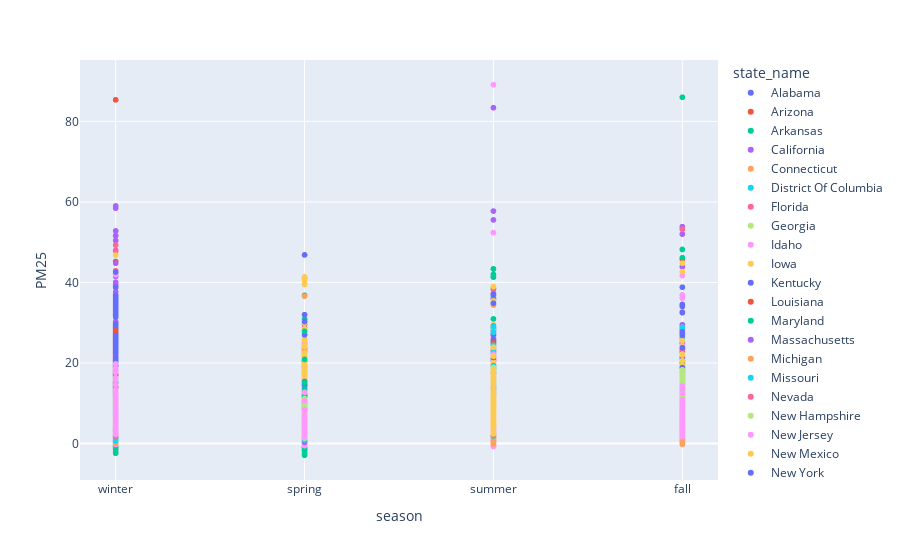

The code cell stored with this chart in its notebook:
### Markdown cell above
Observations:
- California appears to have the highest number of fires
- Again, data very granular

### Code cell
# Consolidate dates into seasons for a less granular analysis as well
pm25_state_seasons = px.scatter(df, x='season', y='PM25', color='state_name')
pm25_state_seasons.show()

### Figure 1 — Plotly figure (JSON) as saved in the notebook; plotly's stock layout.template omitted (floating-point values rounded to 4 significant figures; data arrays with more than 128 entries replaced by an {"elided": "..."} marker saying what was removed)
{"data": [{"hovertemplate": "state_name=Alabama<br>season=%{x}<br>PM25=%{y}<extra></extra>", "legendgroup": "Alabama", "marker": {"color": "#636efa", "symbol": "circle"}, "mode": "markers", "name": "Alabama", "showlegend": true, "type": "scattergl", "x": {"elided": "319 str values"}, "xaxis": "x", "y": {"elided": "319 float values"}, "yaxis": "y"}, {"hovertemplate": "state_name=Arizona<br>season=%{x}<br>PM25=%{y}<extra></extra>", "legendgroup": "Arizona", "marker": {"color": "#EF553B", "symbol": "circle"}, "mode": "markers", "name": "Arizona", "showlegend": true, "type": "scattergl", "x": {"elided": "707 str values"}, "xaxis": "x", "y": {"elided": "707 float values"}, "yaxis": "y"}, {"hovertemplate": "state_name=Arkansas<br>season=%{x}<br>PM25=%{y}<extra></extra>", "legendgroup": "Arkansas", "marker": {"color": "#00cc96", "symbol": "circle"}, "mode": "markers", "name": "Arkansas", "showlegend": true, "type": "scattergl", "x": {"elided": "206 str values"}, "xaxis": "x", "y": {"elided": "206 float values"}, "yaxis": "y"}, {"hovertemplate": "state_name=California<br>season=%{x}<br>PM25=%{y}<extra></extra>", "legendgroup": "California", "marker": {"color": "#ab63fa", "symbol": "circle"}, "mode": "markers", "name": "California", "showlegend": true, "type": "scattergl", "x": {"elided": "2234 str values"}, "xaxis": "x", "y": {"elided": "2234 float values"}, "yaxis": "y"}, {"hovertemplate": "state_name=Connecticut<br>season=%{x}<br>PM25=%{y}<extra></extra>", "legendgroup": "Connecticut", "marker": {"color": "#FFA15A", "symbol": "circle"}, "mode": "markers", "name": "Connecticut", "showlegend": true, "type": "scattergl", "x": {"elided": "357 str values"}, "xaxis": "x", "y": {"elided": "357 float values"}, "yaxis": "y"}, {"hovertemplate": "state_name=District Of Columbia<br>season=%{x}<br>PM25=%{y}<extra></extra>", "legendgroup": "District Of Columbia", "marker": {"color": "#19d3f3", "symbol": "circle"}, "mode": "markers", "name": "District Of Columbia", "showlegend": true, "type": "scattergl", "x": {"elided": "352 str values"}, "xaxis": "x", "y": {"elided": "352 float values"}, "yaxis": "y"}, {"hovertemplate": "state_name=Florida<br>season=%{x}<br>PM25=%{y}<extra></extra>", "legendgroup": "Florida", "marker": {"color": "#FF6692", "symbol": "circle"}, "mode": "markers", "name": "Florida", "showlegend": true, "type": "scattergl", "x": {"elided": "458 str values"}, "xaxis": "x", "y": {"elided": "458 float values"}, "yaxis": "y"}, {"hovertemplate": "state_name=Georgia<br>season=%{x}<br>PM25=%{y}<extra></extra>", "legendgroup": "Georgia", "marker": {"color": "#B6E880", "symbol": "circle"}, "mode": "markers", "name": "Georgia", "showlegend": true, "type": "scattergl", "x": {"elided": "360 str values"}, "xaxis": "x", "y": {"elided": "360 float values"}, "yaxis": "y"}, {"hovertemplate": "state_name=Idaho<br>season=%{x}<br>PM25=%{y}<extra></extra>", "legendgroup": "Idaho", "marker": {"color": "#FF97FF", "symbol": "circle"}, "mode": "markers", "name": "Idaho", "showlegend": true, "type": "scattergl", "x": ["winter", "winter", "winter", "winter", "winter", "winter", "winter", "winter", "winter", "winter", "winter", "winter", "winter", "winter", "winter", "winter", "winter", "spring", "spring", "spring", "spring", "spring", "spring", "spring", "spring", "spring", "spring", "spring", "spring", "spring", "spring", "spring", "spring", "spring", "spring", "spring", "spring", "spring", "spring", "spring", "spring", "spring", "spring", "spring", "spring", "spring", "summer", "summer", "summer", "summer", "summer", "summer", "summer", "summer", "summer", "summer", "summer", "summer", "summer", "summer", "summer", "summer", "summer", "summer", "summer", "summer", "summer", "summer", "summer", "summer", "summer", "summer", "summer", "summer", "summer", "summer", "summer", "fall", "fall", "fall", "fall", "fall", "fall", "fall", "fall", "fall", "fall", "fall", "fall", "fall", "fall", "fall", "fall", "fall", "fall", "fall", "fall", "fall", "fall", "fall", "fall", "fall", "fall", "fall", "fall", "fall", "winter", "winter", "winter", "winter", "winter", "winter", "winter"], "xaxis": "x", "y": [17.7, 6.2, 4.2, 2.2, 41.9, 3.6, 6.2, 4.6, 1.6, 3.0, 5.0, 2.2, 1.7, 2.1, 2.5, 2.9, 1.1, 0.9, 7.9, 2.0, 1.1, 7.1, 5.0, 2.7, 1.4, 1.8, 2.6, 1.7, 2.8, 3.2, 2.8, 1.9, 2.7, 5.3, 1.2, 2.0, 2.1, 1.4, 1.8, 6.9, 3.9, 3.6, 3.1, 2.3, 8.5, 2.3, 3.0, 4.4, 5.3, 6.4, 4.4, 4.0, 5.2, 8.0, 5.9, 4.1, 6.0, 19.7, 10.9, 26.2, 21.9, 12.5, 21.1, 89.1, 43.4, 52.4, 20.3, 24.0, 26.9, 22.7, 12.2, 15.9, 10.0, 11.1, 6.4, 5.7, 20.0, 41.7, 28.9, 19.3, 6.0, 6.0, 5.8, 3.9, 4.5, 7.7, 3.2, 7.2, 10.2, 9.3, 16.2, 11.7, 3.2, 4.0, 3.5, 2.1, 3.0, 2.9, 12.4, 9.8, 3.3, 2.2, 1.3, 1.8, 6.5, 6.6, 22.2, 20.2, 15.7, 1.2, 3.9, 10.2, 13.2], "yaxis": "y"}, {"hovertemplate": "state_name=Iowa<br>season=%{x}<br>PM25=%{y}<extra></extra>", "legendgroup": "Iowa", "marker": {"color": "#FECB52", "symbol": "circle"}, "mode": "markers", "name": "Iowa", "showlegend": true, "type": "scattergl", "x": {"elided": "348 str values"}, "xaxis": "x", "y": {"elided": "348 float values"}, "yaxis": "y"}, {"hovertemplate": "state_name=Kentucky<br>season=%{x}<br>PM25=%{y}<extra></extra>", "legendgroup": "Kentucky", "marker": {"color": "#636efa", "symbol": "circle"}, "mode": "markers", "name": "Kentucky", "showlegend": true, "type": "scattergl", "x": {"elided": "360 str values"}, "xaxis": "x", "y": {"elided": "360 float values"}, "yaxis": "y"}, {"hovertemplate": "state_name=Louisiana<br>season=%{x}<br>PM25=%{y}<extra></extra>", "legendgroup": "Louisiana", "marker": {"color": "#EF553B", "symbol": "circle"}, "mode": "markers", "name": "Louisiana", "showlegend": true, "type": "scattergl", "x": {"elided": "287 str values"}, "xaxis": "x", "y": {"elided": "287 float values"}, "yaxis": "y"}, {"hovertemplate": "state_name=Maryland<br>season=%{x}<br>PM25=%{y}<extra></extra>", "legendgroup": "Maryland", "marker": {"color": "#00cc96", "symbol": "circle"}, "mode": "markers", "name": "Maryland", "showlegend": true, "type": "scattergl", "x": {"elided": "678 str values"}, "xaxis": "x", "y": {"elided": "678 float values"}, "yaxis": "y"}, {"hovertemplate": "state_name=Massachusetts<br>season=%{x}<br>PM25=%{y}<extra></extra>", "legendgroup": "Massachusetts", "marker": {"color": "#ab63fa", "symbol": "circle"}, "mode": "markers", "name": "Massachusetts", "showlegend": true, "type": "scattergl", "x": {"elided": "282 str values"}, "xaxis": "x", "y": {"elided": "282 float values"}, "yaxis": "y"}, {"hovertemplate": "state_name=Michigan<br>season=%{x}<br>PM25=%{y}<extra></extra>", "legendgroup": "Michigan", "marker": {"color": "#FFA15A", "symbol": "circle"}, "mode": "markers", "name": "Michigan", "showlegend": true, "type": "scattergl", "x": {"elided": "206 str values"}, "xaxis": "x", "y": {"elided": "206 float values"}, "yaxis": "y"}, {"hovertemplate": "state_name=Missouri<br>season=%{x}<br>PM25=%{y}<extra></extra>", "legendgroup": "Missouri", "marker": {"color": "#19d3f3", "symbol": "circle"}, "mode": "markers", "name": "Missouri", "showlegend": true, "type": "scattergl", "x": {"elided": "351 str values"}, "xaxis": "x", "y": {"elided": "351 float values"}, "yaxis": "y"}, {"hovertemplate": "state_name=Nevada<br>season=%{x}<br>PM25=%{y}<extra></extra>", "legendgroup": "Nevada", "marker": {"color": "#FF6692", "symbol": "circle"}, "mode": "markers", "name": "Nevada", "showlegend": true, "type": "scattergl", "x": {"elided": "647 str values"}, "xaxis": "x", "y": {"elided": "647 float values"}, "yaxis": "y"}, {"hovertemplate": "state_name=New Hampshire<br>season=%{x}<br>PM25=%{y}<extra></extra>", "legendgroup": "New Hampshire", "marker": {"color": "#B6E880", "symbol": "circle"}, "mode": "markers", "name": "New Hampshire", "showlegend": true, "type": "scattergl", "x": {"elided": "349 str values"}, "xaxis": "x", "y": {"elided": "349 float values"}, "yaxis": "y"}, {"hovertemplate": "state_name=New Jersey<br>season=%{x}<br>PM25=%{y}<extra></extra>", "legendgroup": "New Jersey", "marker": {"color": "#FF97FF", "symbol": "circle"}, "mode": "markers", "name": "New Jersey", "showlegend": true, "type": "scattergl", "x": {"elided": "300 str values"}, "xaxis": "x", "y": {"elided": "300 float values"}, "yaxis": "y"}, {"hovertemplate": "state_name=New Mexico<br>season=%{x}<br>PM25=%{y}<extra></extra>", "legendgroup": "New Mexico", "marker": {"color": "#FECB52", "symbol": "circle"}, "mode": "markers", "name": "New Mexico", "showlegend": true, "type": "scattergl", "x": {"elided": "654 str values"}, "xaxis": "x", "y": {"elided": "654 float values"}, "yaxis": "y"}, {"hovertemplate": "state_name=New York<br>season=%{x}<br>PM25=%{y}<extra></extra>", "legendgroup": "New York", "marker": {"color": "#636efa", "symbol": "circle"}, "mode": "markers", "name": "New York", "showlegend": true, "type": "scattergl", "x": {"elided": "417 str values"}, "xaxis": "x", "y": {"elided": "417 float values"}, "yaxis": "y"}, {"hovertemplate": "state_name=North Carolina<br>season=%{x}<br>PM25=%{y}<extra></extra>", "legendgroup": "North Carolina", "marker": {"color": "#EF553B", "symbol": "circle"}, "mode": "markers", "name": "North Carolina", "showlegend": true, "type": "scattergl", "x": {"elided": "665 str values"}, "xaxis": "x", "y": {"elided": "665 float values"}, "yaxis": "y"}, {"hovertemplate": "state_name=North Dakota<br>season=%{x}<br>PM25=%{y}<extra></extra>", "legendgroup": "North Dakota", "marker": {"color": "#00cc96", "symbol": "circle"}, "mode": "markers", "name": "North Dakota", "showlegend": true, "type": "scattergl", "x": {"elided": "345 str values"}, "xaxis": "x", "y": {"elided": "345 float values"}, "yaxis": "y"}, {"hovertemplate": "state_name=Ohio<br>season=%{x}<br>PM25=%{y}<extra></extra>", "legendgroup": "Ohio", "marker": {"color": "#ab63fa", "symbol": "circle"}, "mode": "markers", "name": "Ohio", "showlegend": true, "type": "scattergl", "x": {"elided": "710 str values"}, "xaxis": "x", "y": {"elided": "710 float values"}, "yaxis": "y"}, {"hovertemplate": "state_name=Oklahoma<br>season=%{x}<br>PM25=%{y}<extra></extra>", "legendgroup": "Oklahoma", "marker": {"color": "#FFA15A", "symbol": "circle"}, "mode": "markers", "name": "Oklahoma", "showlegend": true, "type": "scattergl", "x": {"elided": "502 str values"}, "xaxis": "x", "y": {"elided": "502 float values"}, "yaxis": "y"}, {"hovertemplate": "state_name=Oregon<br>season=%{x}<br>PM25=%{y}<extra></extra>", "legendgroup": "Oregon", "marker": {"color": "#19d3f3", "symbol": "circle"}, "mode": "markers", "name": "Oregon", "showlegend": true, "type": "scattergl", "x": {"elided": "319 str values"}, "xaxis": "x", "y": {"elided": "319 float values"}, "yaxis": "y"}, {"hovertemplate": "state_name=Pennsylvania<br>season=%{x}<br>PM25=%{y}<extra></extra>", "legendgroup": "Pennsylvania", "marker": {"color": "#FF6692", "symbol": "circle"}, "mode": "markers", "name": "Pennsylvania", "showlegend": true, "type": "scattergl", "x": {"elided": "1511 str values"}, "xaxis": "x", "y": {"elided": "1511 float values"}, "yaxis": "y"}, {"hovertemplate": "state_name=Rhode Island<br>season=%{x}<br>PM25=%{y}<extra></extra>", "legendgroup": "Rhode Island", "marker": {"color": "#B6E880", "symbol": "circle"}, "mode": "markers", "name": "Rhode Island", "showlegend": true, "type": "scattergl", "x": ["winter", "winter", "winter", "winter", "winter", "winter", "winter", "winter", "winter", "winter", "winter", "winter", "winter", "winter", "winter", "winter", "winter", "winter", "winter", "winter", "winter", "winter", "winter", "winter", "winter", "winter", "winter", "winter", "winter", "winter", "winter", "winter", "winter", "winter", "winter", "winter", "winter", "winter", "winter", "winter", "winter", "winter", "winter", "winter", "winter", "winter", "winter", "winter", "winter", "winter", "winter", "winter", "winter", "winter", "winter", "winter", "winter", "winter", "spring", "spring", "spring", "spring", "spring", "spring", "spring", "spring", "spring", "spring", "spring", "spring", "spring", "spring", "spring", "spring", "spring", "spring", "spring", "spring", "spring", "spring", "spring", "spring", "spring", "spring", "spring", "spring", "spring", "spring", "spring", "spring", "spring", "spring", "spring", "spring", "spring", "spring", "spring", "spring", "spring", "spring", "spring", "spring", "spring", "spring"], "xaxis": "x", "y": [6.1, 8.4, 6.0, 3.7, 1.7, 8.2, 2.0, 4.7, 9.6, 2.0, 2.4, 5.3, 1.85, 2.7, 3.5, 3.8, 5.1, 7.2, 7.9, 3.8, 2.4, 4.55, 10.9, 9.8, 1.95, 1.5, 3.5, 2.15, 0.8, 0.8, 3.2, 10.0, 2.2, 2.0, 3.15, 4.3, 11.3, 7.75, 9.7, 2.4, 3.9, 2.7, 2.4, 2.75, 2.4, 1.8, 5.15, 3.6, 4.4, 8.15, 7.0, 5.1, 5.65, 3.2, 4.6, 5.45, 4.7, 1.9, 4.4, 2.0, -0.2, 3.65, 0.7, 3.6, 1.25, 1.6, 5.6, 0.65, 1.0, 0.6, 4.2, 3.8, 2.7, 3.1, 2.3, 0.9, 1.4, 3.1, 0.9, 1.95, 1.7, 3.0, 4.25, 2.7, 1.5, 3.5, 2.2, 0.5, 2.05, 5.7, 5.0, 2.4, 0.0, 0.3, 0.7, 1.0, 4.2, 4.65, 3.0, 3.2, 7.2, 1.1, 1.7, 6.15], "yaxis": "y"}, {"hovertemplate": "state_name=South Dakota<br>season=%{x}<br>PM25=%{y}<extra></extra>", "legendgroup": "South Dakota", "marker": {"color": "#FF97FF", "symbol": "circle"}, "mode": "markers", "name": "South Dakota", "showlegend": true, "type": "scattergl", "x": {"elided": "329 str values"}, "xaxis": "x", "y": {"elided": "329 float values"}, "yaxis": "y"}, {"hovertemplate": "state_name=Texas<br>season=%{x}<br>PM25=%{y}<extra></extra>", "legendgroup": "Texas", "marker": {"color": "#FECB52", "symbol": "circle"}, "mode": "markers", "name": "Texas", "showlegend": true, "type": "scattergl", "x": {"elided": "892 str values"}, "xaxis": "x", "y": {"elided": "892 float values"}, "yaxis": "y"}, {"hovertemplate": "state_name=Utah<br>season=%{x}<br>PM25=%{y}<extra></extra>", "legendgroup": "Utah", "marker": {"color": "#636efa", "symbol": "circle"}, "mode": "markers", "name": "Utah", "showlegend": true, "type": "scattergl", "x": {"elided": "1443 str values"}, "xaxis": "x", "y": {"elided": "1443 float values"}, "yaxis": "y"}, {"hovertemplate": "state_name=Vermont<br>season=%{x}<br>PM25=%{y}<extra></extra>", "legendgroup": "Vermont", "marker": {"color": "#EF553B", "symbol": "circle"}, "mode": "markers", "name": "Vermont", "showlegend": true, "type": "scattergl", "x": {"elided": "326 str values"}, "xaxis": "x", "y": {"elided": "326 float values"}, "yaxis": "y"}, {"hovertemplate": "state_name=Virginia<br>season=%{x}<br>PM25=%{y}<extra></extra>", "legendgroup": "Virginia", "marker": {"color": "#00cc96", "symbol": "circle"}, "mode": "markers", "name": "Virginia", "showlegend": true, "type": "scattergl", "x": {"elided": "813 str values"}, "xaxis": "x", "y": {"elided": "813 float values"}, "yaxis": "y"}, {"hovertemplate": "state_name=Washington<br>season=%{x}<br>PM25=%{y}<extra></extra>", "legendgroup": "Washington", "marker": {"color": "#ab63fa", "symbol": "circle"}, "mode": "markers", "name": "Washington", "showlegend": true, "type": "scattergl", "x": {"elided": "309 str values"}, "xaxis": "x", "y": {"elided": "309 float values"}, "yaxis": "y"}, {"hovertemplate": "state_name=Wyoming<br>season=%{x}<br>PM25=%{y}<extra></extra>", "legendgroup": "Wyoming", "marker": {"color": "#FFA15A", "symbol": "circle"}, "mode": "markers", "name": "Wyoming", "showlegend": true, "type": "scattergl", "x": {"elided": "350 str values"}, "xaxis": "x", "y": {"elided": "350 float values"}, "yaxis": "y"}, {"hovertemplate": "state_name=Colorado<br>season=%{x}<br>PM25=%{y}<extra></extra>", "legendgroup": "Colorado", "marker": {"color": "#19d3f3", "symbol": "circle"}, "mode": "markers", "name": "Colorado", "showlegend": true, "type": "scattergl", "x": {"elided": "331 str values"}, "xaxis": "x", "y": {"elided": "331 float values"}, "yaxis": "y"}, {"hovertemplate": "state_name=Hawaii<br>season=%{x}<br>PM25=%{y}<extra></extra>", "legendgroup": "Hawaii", "marker": {"color": "#FF6692", "symbol": "circle"}, "mode": "markers", "name": "Hawaii", "showlegend": true, "type": "scattergl", "x": {"elided": "289 str values"}, "xaxis": "x", "y": {"elided": "289 float values"}, "yaxis": "y"}, {"hovertemplate": "state_name=Indiana<br>season=%{x}<br>PM25=%{y}<extra></extra>", "legendgroup": "Indiana", "marker": {"color": "#B6E880", "symbol": "circle"}, "mode": "markers", "name": "Indiana", "showlegend": true, "type": "scattergl", "x": {"elided": "216 str values"}, "xaxis": "x", "y": {"elided": "216 float values"}, "yaxis": "y"}, {"hovertemplate": "state_name=Minnesota<br>season=%{x}<br>PM25=%{y}<extra></extra>", "legendgroup": "Minnesota", "marker": {"color": "#FF97FF", "symbol": "circle"}, "mode": "markers", "name": "Minnesota", "showlegend": true, "type": "scattergl", "x": {"elided": "235 str values"}, "xaxis": "x", "y": {"elided": "235 float values"}, "yaxis": "y"}, {"hovertemplate": "state_name=Illinois<br>season=%{x}<br>PM25=%{y}<extra></extra>", "legendgroup": "Illinois", "marker": {"color": "#FECB52", "symbol": "circle"}, "mode": "markers", "name": "Illinois", "showlegend": true, "type": "scattergl", "x": ["summer", "summer", "summer", "summer", "summer", "summer", "summer", "summer", "summer", "summer", "summer", "summer", "summer", "summer", "summer", "summer", "summer", "summer", "summer", "summer", "summer", "summer", "summer", "summer", "summer", "summer", "summer", "summer", "summer", "summer", "summer", "summer", "summer", "summer", "summer", "summer", "summer", "summer", "summer", "summer", "summer", "summer", "summer", "summer", "summer", "summer", "summer", "summer", "summer", "summer", "summer", "summer", "summer", "summer", "summer", "summer", "summer", "summer", "summer", "summer", "summer", "summer", "summer", "summer", "summer", "summer", "summer", "summer", "summer", "summer", "summer", "summer", "summer", "summer", "summer", "summer", "summer", "summer", "summer"], "xaxis": "x", "y": [8.3, 6.85, 9.3, 10.2, 4.3, 6.5, 10.7, 5.9, 5.3, 8.6, 14.5, 8.3, 7.4, 9.9, 8.8, 2.9, 5.6, 8.2, 5.7, 2.4, 23.9, 21.65, 8.1, 11.1, 8.95, 8.1, 8.9, 9.7, 12.0, 12.2, 6.1, 7.9, 9.5, 7.75, 3.9, 7.2, 10.4, 10.8, 7.2, 17.15, 5.8, 6.0, 6.1, 10.1, 12.0, 7.6, 7.6, 9.6, 8.35, 14.9, 16.8, 11.35, 11.4, 5.9, 5.45, 7.9, 4.1, 4.3, 4.6, 5.1, 8.65, 11.9, 13.1, 7.15, 6.2, 11.6, 11.5, 4.9, 4.7, 8.6, 12.6, 16.1, 15.5, 18.4, 16.9, 4.45, 6.8, 5.5, 5.55], "yaxis": "y"}], "layout": {"legend": {"title": {"text": "state_name"}, "tracegroupgap": 0}, "margin": {"t": 60}, "xaxis": {"anchor": "y", "domain": [0, 1], "title": {"text": "season"}}, "yaxis": {"anchor": "x", "domain": [0, 1], "title": {"text": "PM25"}}}}
